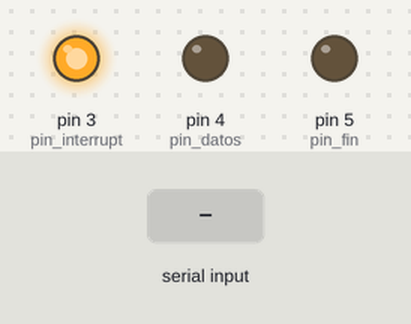
Bench run of a sketch on a simulated Arduino Uno, built with avr-gcc and run on an emulated ATmega328P. On the bench: output pins drawn as LEDs (lit = HIGH). Inputs (shaded band) come from the test bench.

Above: at 1.2 s.
1.3 s: "1" received over Serial
At 4.0 s:
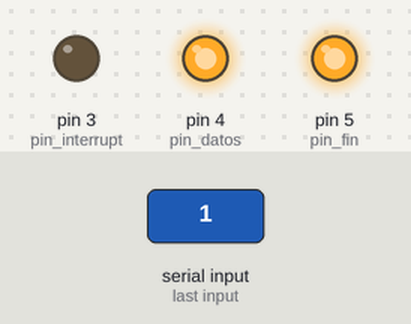
4.3 s: "0" received over Serial
At 6.5 s:
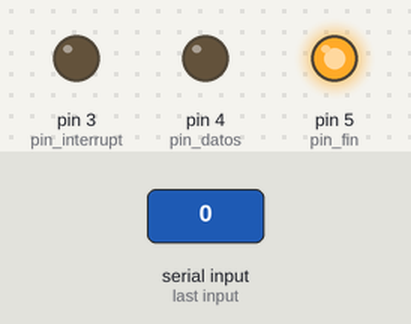
7.3 s: "2" received over Serial
At 8.47 s:
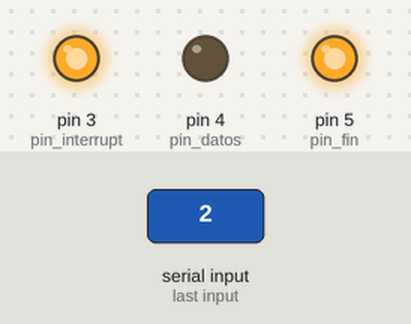
Timing chart, 0 to 10.8 s (numbered marks = the images above; inputs shaded):
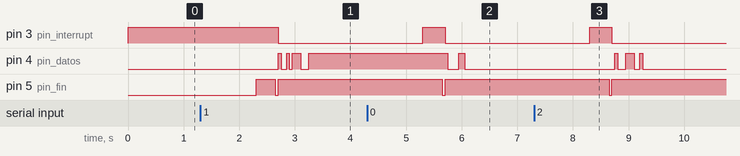

Measured:
- after the input at 1.3 s, pin 3 (pin_interrupt): HIGH → LOW after 1.4 s; pin 4 (pin_datos): goes HIGH 0.05 s, LOW 0.10 s, HIGH 0.05 s, LOW 0.05 s, HIGH 0.15 s, LOW 0.15 s, then HIGH, starting after 1.4 s; pin 5 (pin_fin): LOW → HIGH after 1.0 s, → LOW 0.35 s later, → HIGH 0.05 s later
- after the input at 4.3 s, pin 3 (pin_interrupt): LOW → HIGH after 1.0 s, → LOW 0.40 s later; pin 4 (pin_datos): HIGH → LOW after 1.5 s, → HIGH 0.20 s later, → LOW 0.10 s later; pin 5 (pin_fin): HIGH → LOW after 1.4 s, → HIGH 0.05 s later
- after the input at 7.3 s, pin 3 (pin_interrupt): LOW → HIGH after 1.0 s, → LOW 0.40 s later; pin 4 (pin_datos): goes HIGH 0.05 s, LOW 0.15 s, HIGH 0.15 s, LOW 0.10 s, HIGH 0.05 s, then LOW, starting after 1.5 s; pin 5 (pin_fin): HIGH → LOW after 1.4 s, → HIGH 0.05 s later

The sketch:

cod.ino
```cpp
#include "cod_hamm.h"
cod_hamm hamming;
String men_ser = "";
int i;
char mensaje[100];
void setup()
{
  pinMode(3, OUTPUT);
  Serial.begin(9600);
  digitalWrite(3, HIGH);
}

void loop()
{
  if (Serial.available())
  {
    men_ser = Serial.readString();
    men_ser.toCharArray(mensaje, sizeof(mensaje));
    for (i = 0; i < strlen(mensaje); i++)
    {
      hamming.carc_bin(mensaje[i]);
      hamming.par();
      hamming.men();
      hamming.transm();
    }
  }
}
```

cod_hamm.cpp
```cpp
#include "cod_hamm.h"
cod_hamm::cod_hamm()
{
  pin_interrupt=3;
  pin_fin=5;
  pin_datos=4;
  pinMode(pin_interrupt,OUTPUT);
  pinMode(pin_datos,OUTPUT);
  pinMode(pin_fin,OUTPUT);
}
/*funciones de la clase*/
void cod_hamm::carc_bin(char c)
{
    int x=c;
	for (int i=0;i<7;i++)
	{
		b[7-i]=x%2;
		x=x/2;
	}
}
void cod_hamm::par()
{
	int aux=b[0]+b[1]+b[3]+b[4]+b[6];
	p[0]=aux%2;
	aux=b[0]+b[2]+b[3]+b[5]+b[6];
	p[1]=aux%2;
	aux=b[1]+b[2]+b[3]+b[7];
	p[2]=aux%2;
	aux=b[4]+b[5]+b[6]+b[7];
	p[3]=aux%2;
}
void cod_hamm::men()
{
	int sinc[]={0,0,0,0,0,0,0,1};
	cod[8]=p[0];
	cod[9]=p[1];
	cod[11]=p[2];
	cod[15]=p[3];
	for (int i=0;i<8;i++)//tiene un problema, modifica el vector de paridades.
	{
		cod[i]=sinc[i];
	}
	for (int i=10,j=1,k=0;i<20;i++)//llena el mensaje codificado y con el byte de paridad.
	{
		if (i!=11 && i!=15)
		{
			cod[i]=b[k];
			k++;
		}
	}
}
void cod_hamm::transm()
{
      int aux=0;
      int lector=0;
    for(int i=0;i<20;i++)
    {

        digitalWrite(pin_interrupt,HIGH);
        digitalWrite(pin_fin,HIGH);
        if(cod[i]==0 && lector == 0)
        {
            aux++;
            //Serial.print("0");
        }
        else if(cod[i]==1 && aux==7)
        {
            aux=0;
            lector=1;
            digitalWrite(pin_fin,LOW);
            //Serial.print("1");
        }
        else
        {
            if(cod[i]==0)
            {
                digitalWrite(pin_interrupt,LOW);
                digitalWrite(pin_datos,LOW);
                //Serial.print("0");
            }
            else
            {
                digitalWrite(pin_interrupt,LOW);
                digitalWrite(pin_datos,HIGH);
                //Serial.print("1");
            }
        }
        delay(50);
    }
    //Serial.println("");
}

/*finaliza el código*/
```

cod_hamm.h
```cpp
//Inicio de la clase: uso clases para no hacer declaraciones globales de las variables.
#ifndef cod_hamm_h
#define cod_hamm_h
#include <stdio.h>
#include "Arduino.h"
#include <string.h>
#include <math.h>
class cod_hamm  //clase cod_hamm.
{

    public:
        cod_hamm();
        //funciones para codificación:
        void carc_bin(char c); //objeto de la clase, convierte de caracter a binario.
        void par();//objeto de la clase, halla la paridad del caracter.
        void men();//objeto de la clase, agrega las paridades y el byte de sincrinizacion
        void transm();
        //funciones para la decodificación:
        void sinc();//objeto de la clase, elimina el byte de sincronizacion.
        void errorr();//objeto de la clase, busca errores y los corrige si llega a existir.
        void deco();//objeto de la clase, obtiene los bits del mensaje.
        char bin_carc();//objeto de la clase, convierte de binario a caracter.
        //Variables a usar.
        int b[7],m[12];
        int cod[20];
        int p[4];
        //pines arduino
        int pin_interrupt,pin_datos,pin_fin;
};
#endif
```
